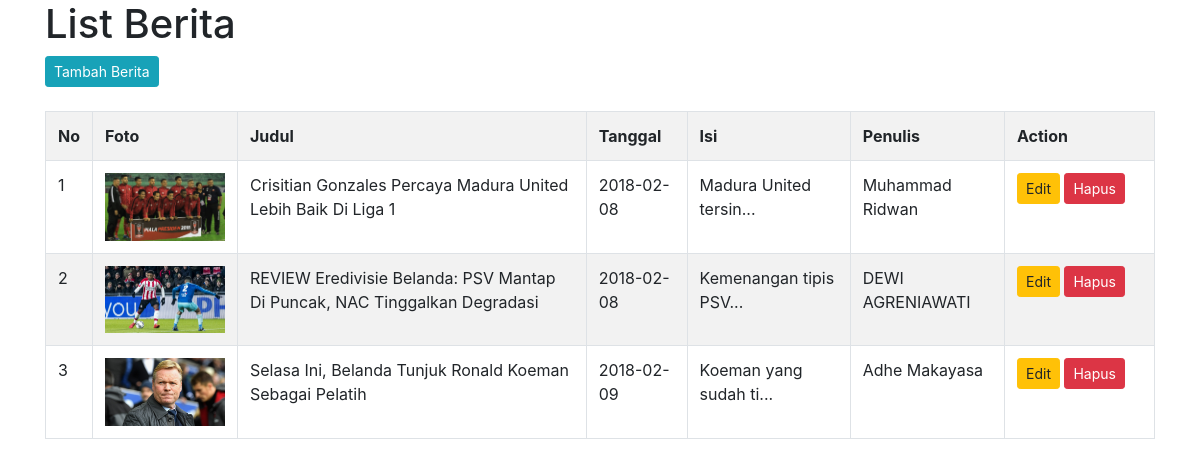
The page / on the database its author committed.
### tables this page shows
CREATE TABLE `tb_berita` (
  `id` int(11) NOT NULL,
  `foto` varchar(100) NOT NULL,
  `judul_berita` varchar(255) NOT NULL,
  `tanggal_posting` date NOT NULL,
  `isi_berita` text NOT NULL,
  `penulis` varchar(100) NOT NULL
);

### index.php (the view, shortened to what this page needs)
<?php
  include('koneksi.php');
  ?>
  <!DOCTYPE html>
  <html>
  <head>
  	<link rel="stylesheet" type="text/css" href="css/bootstrap.css">
  </head>
  <body>
  	<div class="container">
  		<h1>List Berita</h1>
  		<a class="btn btn-info btn-sm" href="tambah.php">Tambah Berita</a>
  	<table  class="table table-bordered table-striped">
  		<tr>
        <th>No</th>
  			<th>Foto</th>
  			<th>Judul</th>
  			<th>Tanggal</th>
  			<th>Isi</th>
  			<th>Penulis</th>
  			<th width="150px">Action</th>
  		</tr>
  		<?php
  		$query = "SELECT * FROM tb_berita ORDER BY id ASC";
  		$result = mysqli_query($koneksi, $query);
      $no = 1;
      while($row = mysqli_fetch_assoc($result))
      {
      	?>
      	<tr>
      		<td><?php echo $no; ?></td>
          <td style="text-align: center;"><img src="images/<?php echo $row['foto']; ?>" style="width: 120px;"></td>
      		<td><?php echo $row['judul_berita']; ?></td>
      		<td><?php echo $row['tanggal_posting']; ?></td>
      		<td><?php echo substr($row['isi_berita'], 0, 20); ?>...</td>
      		<td><?php echo $row['penulis']; ?></td>
      		<td>
      			<a class='btn btn-warning btn-sm' href="edit.php?id=<?php echo $row['id']; ?>">Edit</a>
      			<a class='btn btn-danger btn-sm' href="proses-hapus.php?id=<?php echo $row['id']; ?>" onclick="return confirm('Anda yakin akan menghapus data ini?')">Hapus</a>
			</td>
      	</tr>
      	<?php
        $no++;
    }
    ?>
</table>
</div>
</body>
</html>

### rows shown on the page
tb_berita: foto (picture), judul_berita "Crisitian Gonzales Percaya Madura United Lebih Baik Di Liga 1", tanggal_posting "2018-02-08", isi_berita "Madura United tersin", penulis "Muhammad Ridwan"
tb_berita: foto (picture), judul_berita "REVIEW Eredivisie Belanda: PSV Mantap Di Puncak, NAC Tinggalkan Degradasi", tanggal_posting "2018-02-08", isi_berita "Kemenangan tipis PSV", penulis "DEWI AGRENIAWATI"
tb_berita: foto (picture), judul_berita "Selasa Ini, Belanda Tunjuk Ronald Koeman Sebagai Pelatih", tanggal_posting "2018-02-09", isi_berita "Koeman yang sudah ti", penulis "Adhe Makayasa"
